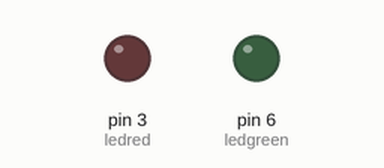
A sketch run on a simulated Arduino Uno, built with avr-gcc and run on an emulated ATmega328P. On the bench: output pins drawn as LEDs (lit = HIGH).

Above: at 0.05 s.
At 2.35 s:
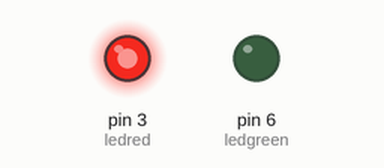
At 4.7 s:
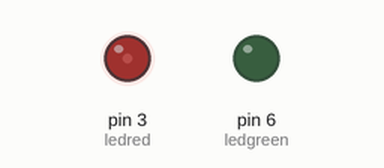
At 9.9 s:
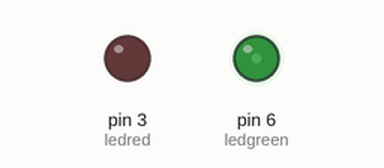
Timing chart, 0 to 13.5 s (numbered marks = the images above):
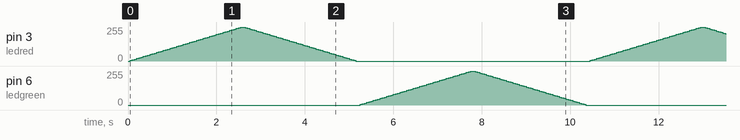

The sketch:

2-6_fading_alternating_LEDs.ino
```cpp
/*

  Fade between two!
  Fading between two LEDs

 */

// These lines of code name the pins you are using for your LEDs
int ledred = 3;        // the pin the LED is attached to - it MUST be a PWM pin
int ledgreen = 6;      // the pin the LED is attached to - it MUST be a PWM pin

// The setup routine runs once when you start up the board or press reset
void setup() {

  // Sets your pins to an output
  pinMode(ledred, OUTPUT);
  pinMode(ledgreen, OUTPUT);
}

// The loop part of your code runs over and over again, forever
void loop() {

  // fade in from 0 (min) to 255 (max) in increments of 5 points
  for(int fadeValue = 0 ; fadeValue <= 255; fadeValue +=5) {
    // sets the brightness of the red LED to the value of the fade
    analogWrite(ledred, fadeValue);
    // wait for 50 milliseconds so you can see the dimming effect
    delay(50);
  }

  // fade in from 255 (max) to 0 (max) in increments of 5 points
  for(int fadeValue = 255 ; fadeValue >= 0; fadeValue -=5) {
    // sets the brightness of the red LED to the value of the fade
    analogWrite(ledred, fadeValue);
    // wait for 50 milliseconds so you can see the dimming effect
    delay(50);
  }

// fade in from 0 (min) to 255 (max) in increments of 5 points
  for(int fadeValue = 0 ; fadeValue <= 255; fadeValue +=5) {
    // sets the brightness of the green LED to the value of the fade
    analogWrite(ledgreen, fadeValue);
    // wait for 50 milliseconds so you can see the dimming effect
    delay(50);
  }

  // fade in from 255 (max) to 0 (max) in increments of 5 points
  for(int fadeValue = 255 ; fadeValue >= 0; fadeValue -=5) {
    // sets the brightness of the green LED to the value of the fade
    analogWrite(ledgreen, fadeValue);
    // wait for 50 milliseconds so you can see the dimming effect
    delay(50);
  }

}
```
